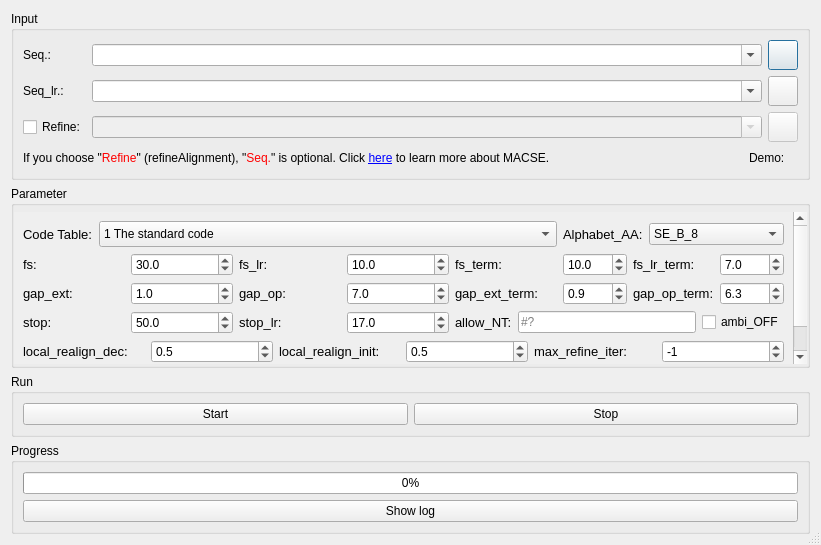
<?xml version="1.0" encoding="UTF-8"?>
<ui version="4.0">
 <class>MACSE</class>
 <widget class="QDialog" name="MACSE">
  <property name="geometry">
   <rect>
    <x>0</x>
    <y>0</y>
    <width>821</width>
    <height>545</height>
   </rect>
  </property>
  <property name="windowTitle">
   <string>MACSE</string>
  </property>
  <property name="styleSheet">
   <string notr="true"/>
  </property>
  <property name="sizeGripEnabled">
   <bool>true</bool>
  </property>
  <layout class="QVBoxLayout" name="verticalLayout">
   <item>
    <widget class="QGroupBox" name="groupBox_4">
     <property name="title">
      <string>Input</string>
     </property>
     <layout class="QVBoxLayout" name="verticalLayout_3">
      <item>
       <layout class="QGridLayout" name="gridLayout">
        <item row="0" column="0">
         <widget class="QLabel" name="label_4">
          <property name="toolTip">
           <string>Sequence file (fasta) containing reliable nucleotide sequences</string>
          </property>
          <property name="text">
           <string>Seq.:</string>
          </property>
         </widget>
        </item>
        <item row="0" column="1">
         <widget class="ListQCombobox" name="comboBox_4">
          <property name="sizePolicy">
           <sizepolicy hsizetype="Expanding" vsizetype="Fixed">
            <horstretch>0</horstretch>
            <verstretch>0</verstretch>
           </sizepolicy>
          </property>
          <property name="acceptDrops">
           <bool>true</bool>
          </property>
          <property name="toolTip">
           <string>Sequence file (fasta) containing reliable nucleotide sequences</string>
          </property>
          <property name="editable">
           <bool>true</bool>
          </property>
          <property name="sizeAdjustPolicy">
           <enum>QComboBox::AdjustToMinimumContentsLength</enum>
          </property>
         </widget>
        </item>
        <item row="0" column="2">
         <widget class="QPushButton" name="pushButton_3">
          <property name="sizePolicy">
           <sizepolicy hsizetype="Fixed" vsizetype="Fixed">
            <horstretch>0</horstretch>
            <verstretch>0</verstretch>
           </sizepolicy>
          </property>
          <property name="minimumSize">
           <size>
            <width>30</width>
            <height>30</height>
           </size>
          </property>
          <property name="maximumSize">
           <size>
            <width>30</width>
            <height>30</height>
           </size>
          </property>
          <property name="styleSheet">
           <string notr="true"/>
          </property>
          <property name="text">
           <string/>
          </property>
         </widget>
        </item>
        <item row="1" column="0">
         <widget class="QLabel" name="label_8">
          <property name="toolTip">
           <string>Sequence file (fasta) containing less reliable nucleotide sequences (e.g. pseudogenes). OPTIONAL!</string>
          </property>
          <property name="text">
           <string>Seq_lr.:</string>
          </property>
         </widget>
        </item>
        <item row="1" column="1">
         <widget class="ListQCombobox" name="comboBox_5">
          <property name="sizePolicy">
           <sizepolicy hsizetype="Expanding" vsizetype="Fixed">
            <horstretch>0</horstretch>
            <verstretch>0</verstretch>
           </sizepolicy>
          </property>
          <property name="acceptDrops">
           <bool>true</bool>
          </property>
          <property name="toolTip">
           <string>Sequence file (fasta) containing less reliable nucleotide sequences (e.g. pseudogenes)</string>
          </property>
          <property name="editable">
           <bool>true</bool>
          </property>
          <property name="sizeAdjustPolicy">
           <enum>QComboBox::AdjustToMinimumContentsLength</enum>
          </property>
         </widget>
        </item>
        <item row="1" column="2">
         <widget class="QPushButton" name="pushButton_4">
          <property name="sizePolicy">
           <sizepolicy hsizetype="Fixed" vsizetype="Fixed">
            <horstretch>0</horstretch>
            <verstretch>0</verstretch>
           </sizepolicy>
          </property>
          <property name="minimumSize">
           <size>
            <width>30</width>
            <height>30</height>
           </size>
          </property>
          <property name="maximumSize">
           <size>
            <width>30</width>
            <height>30</height>
           </size>
          </property>
          <property name="styleSheet">
           <string notr="true"/>
          </property>
          <property name="text">
           <string/>
          </property>
         </widget>
        </item>
        <item row="2" column="0">
         <widget class="QCheckBox" name="checkBox_2">
          <property name="toolTip">
           <string>Improves previously computed alignments via “refineAlignment” subprogram.</string>
          </property>
          <property name="text">
           <string>Refine:</string>
          </property>
         </widget>
        </item>
        <item row="2" column="1">
         <widget class="ListQCombobox" name="comboBox_7">
          <property name="enabled">
           <bool>false</bool>
          </property>
          <property name="sizePolicy">
           <sizepolicy hsizetype="Expanding" vsizetype="Fixed">
            <horstretch>0</horstretch>
            <verstretch>0</verstretch>
           </sizepolicy>
          </property>
          <property name="acceptDrops">
           <bool>true</bool>
          </property>
          <property name="toolTip">
           <string>Improves previously computed alignments via “refineAlignment” subprogram.</string>
          </property>
          <property name="editable">
           <bool>true</bool>
          </property>
          <property name="sizeAdjustPolicy">
           <enum>QComboBox::AdjustToMinimumContentsLength</enum>
          </property>
         </widget>
        </item>
        <item row="2" column="2">
         <widget class="QPushButton" name="pushButton_22">
          <property name="enabled">
           <bool>false</bool>
          </property>
          <property name="sizePolicy">
           <sizepolicy hsizetype="Fixed" vsizetype="Fixed">
            <horstretch>0</horstretch>
            <verstretch>0</verstretch>
           </sizepolicy>
          </property>
          <property name="minimumSize">
           <size>
            <width>30</width>
            <height>30</height>
           </size>
          </property>
          <property name="maximumSize">
           <size>
            <width>30</width>
            <height>30</height>
           </size>
          </property>
          <property name="styleSheet">
           <string notr="true"/>
          </property>
          <property name="text">
           <string/>
          </property>
         </widget>
        </item>
       </layout>
      </item>
      <item>
       <layout class="QHBoxLayout" name="horizontalLayout_3">
        <item>
         <widget class="QLabel" name="label_5">
          <property name="text">
           <string>&lt;html&gt;&lt;head/&gt;&lt;body&gt;&lt;p&gt;If you choose &amp;quot;&lt;span style=&quot; color:#ff0000;&quot;&gt;Refine&lt;/span&gt;&amp;quot; (refineAlignment), &amp;quot;&lt;span style=&quot; color:#ff0000;&quot;&gt;Seq.&lt;/span&gt;&amp;quot; is optional. Click &lt;a href=&quot;https://bioweb.supagro.inra.fr/macse/index.php?menu=intro&quot;&gt;&lt;span style=&quot; text-decoration: underline; color:#0000ff;&quot;&gt;here&lt;/span&gt;&lt;/a&gt; to learn more about MACSE.&lt;/p&gt;&lt;/body&gt;&lt;/html&gt;</string>
          </property>
          <property name="openExternalLinks">
           <bool>true</bool>
          </property>
         </widget>
        </item>
        <item>
         <spacer name="horizontalSpacer">
          <property name="orientation">
           <enum>Qt::Horizontal</enum>
          </property>
          <property name="sizeHint" stdset="0">
           <size>
            <width>63</width>
            <height>20</height>
           </size>
          </property>
         </spacer>
        </item>
        <item>
         <widget class="QLabel" name="label_3">
          <property name="text">
           <string>Demo:</string>
          </property>
         </widget>
        </item>
        <item>
         <widget class="ClickedLableGif" name="label_7">
          <property name="toolTip">
           <string>Brief example</string>
          </property>
          <property name="text">
           <string/>
          </property>
         </widget>
        </item>
       </layout>
      </item>
     </layout>
    </widget>
   </item>
   <item>
    <widget class="QGroupBox" name="groupBox_2">
     <property name="title">
      <string>Parameter</string>
     </property>
     <layout class="QGridLayout" name="gridLayout_2">
      <property name="leftMargin">
       <number>0</number>
      </property>
      <property name="topMargin">
       <number>6</number>
      </property>
      <property name="rightMargin">
       <number>0</number>
      </property>
      <property name="bottomMargin">
       <number>1</number>
      </property>
      <property name="horizontalSpacing">
       <number>0</number>
      </property>
      <item row="0" column="0">
       <widget class="QScrollArea" name="scrollArea">
        <property name="frameShape">
         <enum>QFrame::NoFrame</enum>
        </property>
        <property name="lineWidth">
         <number>0</number>
        </property>
        <property name="widgetResizable">
         <bool>true</bool>
        </property>
        <widget class="QWidget" name="scrollAreaWidgetContents">
         <property name="geometry">
          <rect>
           <x>0</x>
           <y>0</y>
           <width>801</width>
           <height>186</height>
          </rect>
         </property>
         <layout class="QGridLayout" name="gridLayout_3">
          <item row="0" column="0" colspan="5">
           <layout class="QHBoxLayout" name="horizontalLayout">
            <item>
             <widget class="QLabel" name="label_22">
              <property name="font">
               <font>
                <pointsize>10</pointsize>
               </font>
              </property>
              <property name="text">
               <string>Code Table:</string>
              </property>
             </widget>
            </item>
            <item>
             <widget class="QComboBox" name="comboBox_9">
              <property name="sizePolicy">
               <sizepolicy hsizetype="Expanding" vsizetype="Fixed">
                <horstretch>0</horstretch>
                <verstretch>0</verstretch>
               </sizepolicy>
              </property>
              <property name="minimumSize">
               <size>
                <width>114</width>
                <height>26</height>
               </size>
              </property>
              <property name="maximumSize">
               <size>
                <width>16777215</width>
                <height>26</height>
               </size>
              </property>
              <property name="styleSheet">
               <string notr="true"/>
              </property>
              <item>
               <property name="text">
                <string>1 The standard code</string>
               </property>
              </item>
              <item>
               <property name="text">
                <string>2 Vertebrate mitochondrial code</string>
               </property>
              </item>
              <item>
               <property name="text">
                <string>3 The Yeast Mitochondrial Code</string>
               </property>
              </item>
              <item>
               <property name="text">
                <string>4 Mold, Protozoan, and Coelenterate Mitochondrial code and Mycoplasma/Spiroplasma code</string>
               </property>
              </item>
              <item>
               <property name="text">
                <string>5 Invertebrate mitochondrial</string>
               </property>
              </item>
              <item>
               <property name="text">
                <string>6 The Ciliate, Dasycladacean and Hexamita Nuclear Code</string>
               </property>
              </item>
              <item>
               <property name="text">
                <string>9 Echinoderm and Flatworm mitochondrial code</string>
               </property>
              </item>
              <item>
               <property name="text">
                <string>10 The Euplotid Nuclear Code</string>
               </property>
              </item>
              <item>
               <property name="text">
                <string>11 The Bacterial, Archaeal and Plant Plastid Code</string>
               </property>
              </item>
              <item>
               <property name="text">
                <string>12 The Alternative Yeast Nuclear Code</string>
               </property>
              </item>
              <item>
               <property name="text">
                <string>13 Ascidian mitochondrial code</string>
               </property>
              </item>
              <item>
               <property name="text">
                <string>14 Alternative flatworm mitochondrial code</string>
               </property>
              </item>
              <item>
               <property name="text">
                <string>16 Chlorophycean Mitochondrial Code</string>
               </property>
              </item>
              <item>
               <property name="text">
                <string>21 Trematode Mitochondrial Code</string>
               </property>
              </item>
              <item>
               <property name="text">
                <string>22 Scenedesmus obliquus Mitochondrial Code</string>
               </property>
              </item>
              <item>
               <property name="text">
                <string>23 Thraustochytrium Mitochondrial Code</string>
               </property>
              </item>
              <item>
               <property name="text">
                <string>24 Pterobranchia Mitochondrial Code</string>
               </property>
              </item>
              <item>
               <property name="text">
                <string>25 Candidate Division SR1 and Gracilibacteria Code</string>
               </property>
              </item>
              <item>
               <property name="text">
                <string>26 Pachysolen tannophilus Nuclear Code</string>
               </property>
              </item>
              <item>
               <property name="text">
                <string>27 Karyorelict Nuclear</string>
               </property>
              </item>
              <item>
               <property name="text">
                <string>28 Condylostoma Nuclear</string>
               </property>
              </item>
              <item>
               <property name="text">
                <string>29 Mesodinium Nuclear</string>
               </property>
              </item>
              <item>
               <property name="text">
                <string>30 Peritrich Nuclear</string>
               </property>
              </item>
              <item>
               <property name="text">
                <string>31 Blastocrithidia Nuclear</string>
               </property>
              </item>
             </widget>
            </item>
           </layout>
          </item>
          <item row="0" column="5" colspan="3">
           <layout class="QHBoxLayout" name="horizontalLayout_2">
            <item>
             <widget class="QLabel" name="label_33">
              <property name="font">
               <font>
                <pointsize>10</pointsize>
               </font>
              </property>
              <property name="toolTip">
               <string>Compressed amino acid alphabet used to compute initial pairwise distances or to identify homologous fragments.</string>
              </property>
              <property name="text">
               <string>Alphabet_AA:</string>
              </property>
             </widget>
            </item>
            <item>
             <widget class="QComboBox" name="comboBox">
              <property name="sizePolicy">
               <sizepolicy hsizetype="Expanding" vsizetype="Fixed">
                <horstretch>0</horstretch>
                <verstretch>0</verstretch>
               </sizepolicy>
              </property>
              <property name="toolTip">
               <string>Compressed amino acid alphabet used to compute initial pairwise distances or to identify homologous fragments.</string>
              </property>
              <property name="currentIndex">
               <number>0</number>
              </property>
              <item>
               <property name="text">
                <string>SE_B_8</string>
               </property>
              </item>
              <item>
               <property name="text">
                <string>Dayhoff_6</string>
               </property>
              </item>
              <item>
               <property name="text">
                <string>Li_A_10</string>
               </property>
              </item>
              <item>
               <property name="text">
                <string>Li_B_10</string>
               </property>
              </item>
              <item>
               <property name="text">
                <string>Murphy_10</string>
               </property>
              </item>
              <item>
               <property name="text">
                <string>SE_B_10</string>
               </property>
              </item>
              <item>
               <property name="text">
                <string>SE_B_14</string>
               </property>
              </item>
              <item>
               <property name="text">
                <string>SE_B_6</string>
               </property>
              </item>
              <item>
               <property name="text">
                <string>SE_V_10</string>
               </property>
              </item>
              <item>
               <property name="text">
                <string>Solis_D_10</string>
               </property>
              </item>
              <item>
               <property name="text">
                <string>Solis_G_10</string>
               </property>
              </item>
             </widget>
            </item>
           </layout>
          </item>
          <item row="1" column="0">
           <widget class="QLabel" name="label_23">
            <property name="font">
             <font>
              <pointsize>10</pointsize>
             </font>
            </property>
            <property name="toolTip">
             <string>Cost of a frameshift in reliable sequences (those of &quot;seq.&quot; file)</string>
            </property>
            <property name="text">
             <string>fs: </string>
            </property>
           </widget>
          </item>
          <item row="1" column="1">
           <widget class="QDoubleSpinBox" name="doubleSpinBox">
            <property name="toolTip">
             <string>Cost of a frameshift in reliable sequences (those of &quot;seq.&quot; file)</string>
            </property>
            <property name="prefix">
             <string/>
            </property>
            <property name="decimals">
             <number>1</number>
            </property>
            <property name="maximum">
             <double>9999.000000000000000</double>
            </property>
            <property name="value">
             <double>30.000000000000000</double>
            </property>
           </widget>
          </item>
          <item row="1" column="2">
           <widget class="QLabel" name="label_24">
            <property name="font">
             <font>
              <pointsize>10</pointsize>
             </font>
            </property>
            <property name="toolTip">
             <string>Cost of a frameshift in less reliable sequences (those of &quot;seq_lr&quot; file)</string>
            </property>
            <property name="text">
             <string>fs_lr: </string>
            </property>
           </widget>
          </item>
          <item row="1" column="3">
           <widget class="QDoubleSpinBox" name="doubleSpinBox_2">
            <property name="toolTip">
             <string>Cost of a frameshift in less reliable sequences (those of &quot;seq_lr&quot; file)</string>
            </property>
            <property name="prefix">
             <string/>
            </property>
            <property name="decimals">
             <number>1</number>
            </property>
            <property name="maximum">
             <double>9999.000000000000000</double>
            </property>
            <property name="value">
             <double>10.000000000000000</double>
            </property>
           </widget>
          </item>
          <item row="1" column="4">
           <widget class="QLabel" name="label_26">
            <property name="font">
             <font>
              <pointsize>10</pointsize>
             </font>
            </property>
            <property name="toolTip">
             <string>Cost of a terminal frameshift (those in the first and last codon) in a reliable sequences (those of &quot;seq.&quot; file)</string>
            </property>
            <property name="text">
             <string>fs_term: </string>
            </property>
           </widget>
          </item>
          <item row="1" column="5">
           <widget class="QDoubleSpinBox" name="doubleSpinBox_4">
            <property name="toolTip">
             <string>Cost of a terminal frameshift (those in the first and last codon) in a reliable sequences (those of &quot;seq.&quot; file)</string>
            </property>
            <property name="prefix">
             <string/>
            </property>
            <property name="decimals">
             <number>1</number>
            </property>
            <property name="maximum">
             <double>9999.000000000000000</double>
            </property>
            <property name="value">
             <double>10.000000000000000</double>
            </property>
           </widget>
          </item>
          <item row="1" column="6">
           <widget class="QLabel" name="label_25">
            <property name="font">
             <font>
              <pointsize>10</pointsize>
             </font>
            </property>
            <property name="toolTip">
             <string>Cost of a terminal frameshift (those in the first and last codon) in a less reliable sequences (those of &quot;seq_lr&quot; file)</string>
            </property>
            <property name="text">
             <string>fs_lr_term: </string>
            </property>
           </widget>
          </item>
          <item row="1" column="7">
           <widget class="QDoubleSpinBox" name="doubleSpinBox_3">
            <property name="toolTip">
             <string>Cost of a terminal frameshift (those in the first and last codon) in a less reliable sequences (those of &quot;seq_lr&quot; file)</string>
            </property>
            <property name="prefix">
             <string/>
            </property>
            <property name="decimals">
             <number>1</number>
            </property>
            <property name="maximum">
             <double>9999.000000000000000</double>
            </property>
            <property name="value">
             <double>7.000000000000000</double>
            </property>
           </widget>
          </item>
          <item row="2" column="0">
           <widget class="QLabel" name="label_29">
            <property name="font">
             <font>
              <pointsize>10</pointsize>
             </font>
            </property>
            <property name="toolTip">
             <string>Cost of internal gap extension</string>
            </property>
            <property name="text">
             <string>gap_ext:</string>
            </property>
           </widget>
          </item>
          <item row="2" column="1">
           <widget class="QDoubleSpinBox" name="doubleSpinBox_7">
            <property name="toolTip">
             <string>Cost of internal gap extension</string>
            </property>
            <property name="prefix">
             <string/>
            </property>
            <property name="decimals">
             <number>1</number>
            </property>
            <property name="maximum">
             <double>9999.000000000000000</double>
            </property>
            <property name="singleStep">
             <double>0.100000000000000</double>
            </property>
            <property name="value">
             <double>1.000000000000000</double>
            </property>
           </widget>
          </item>
          <item row="2" column="2">
           <widget class="QLabel" name="label_31">
            <property name="font">
             <font>
              <pointsize>10</pointsize>
             </font>
            </property>
            <property name="toolTip">
             <string>Cost of internal gap opening</string>
            </property>
            <property name="text">
             <string>gap_op:</string>
            </property>
           </widget>
          </item>
          <item row="2" column="3">
           <widget class="QDoubleSpinBox" name="doubleSpinBox_8">
            <property name="toolTip">
             <string>Cost of internal gap opening</string>
            </property>
            <property name="prefix">
             <string/>
            </property>
            <property name="decimals">
             <number>1</number>
            </property>
            <property name="maximum">
             <double>9999.000000000000000</double>
            </property>
            <property name="singleStep">
             <double>0.100000000000000</double>
            </property>
            <property name="value">
             <double>7.000000000000000</double>
            </property>
           </widget>
          </item>
          <item row="2" column="4">
           <widget class="QLabel" name="label_30">
            <property name="font">
             <font>
              <pointsize>10</pointsize>
             </font>
            </property>
            <property name="toolTip">
             <string>Cost of terminal gap extension (e.g. those before the first nucleotide and after the last one)</string>
            </property>
            <property name="text">
             <string>gap_ext_term:</string>
            </property>
           </widget>
          </item>
          <item row="2" column="5">
           <widget class="QDoubleSpinBox" name="doubleSpinBox_9">
            <property name="toolTip">
             <string>Cost of terminal gap extension (e.g. those before the first nucleotide and after the last one)</string>
            </property>
            <property name="prefix">
             <string/>
            </property>
            <property name="decimals">
             <number>1</number>
            </property>
            <property name="maximum">
             <double>9999.000000000000000</double>
            </property>
            <property name="singleStep">
             <double>0.100000000000000</double>
            </property>
            <property name="value">
             <double>0.900000000000000</double>
            </property>
           </widget>
          </item>
          <item row="2" column="6">
           <widget class="QLabel" name="label_32">
            <property name="font">
             <font>
              <pointsize>10</pointsize>
             </font>
            </property>
            <property name="toolTip">
             <string>Cost of terminal gap opening (e.g. those before the first nucleotide and after the last one)</string>
            </property>
            <property name="text">
             <string>gap_op_term:</string>
            </property>
           </widget>
          </item>
          <item row="2" column="7">
           <widget class="QDoubleSpinBox" name="doubleSpinBox_10">
            <property name="toolTip">
             <string>Cost of terminal gap opening (e.g. those before the first nucleotide and after the last one)</string>
            </property>
            <property name="prefix">
             <string/>
            </property>
            <property name="decimals">
             <number>1</number>
            </property>
            <property name="maximum">
             <double>9999.000000000000000</double>
            </property>
            <property name="singleStep">
             <double>0.100000000000000</double>
            </property>
            <property name="value">
             <double>6.300000000000000</double>
            </property>
           </widget>
          </item>
          <item row="3" column="0">
           <widget class="QLabel" name="label_27">
            <property name="font">
             <font>
              <pointsize>10</pointsize>
             </font>
            </property>
            <property name="toolTip">
             <string>Cost of a stop codon in reliable sequences, it should be less than twice the cost of a frameshift in those sequences</string>
            </property>
            <property name="text">
             <string>stop:</string>
            </property>
           </widget>
          </item>
          <item row="3" column="1">
           <widget class="QDoubleSpinBox" name="doubleSpinBox_5">
            <property name="toolTip">
             <string>Cost of a stop codon in reliable sequences, it should be less than twice the cost of a frameshift in those sequences</string>
            </property>
            <property name="prefix">
             <string/>
            </property>
            <property name="decimals">
             <number>1</number>
            </property>
            <property name="maximum">
             <double>9999.000000000000000</double>
            </property>
            <property name="value">
             <double>50.000000000000000</double>
            </property>
           </widget>
          </item>
          <item row="3" column="2">
           <widget class="QLabel" name="label_28">
            <property name="font">
             <font>
              <pointsize>10</pointsize>
             </font>
            </property>
            <property name="toolTip">
             <string>Cost of a stop codon in less reliable sequences, it should be less than twice the cost of a frameshift in those sequences</string>
            </property>
            <property name="text">
             <string>stop_lr:</string>
            </property>
           </widget>
          </item>
          <item row="3" column="3">
           <widget class="QDoubleSpinBox" name="doubleSpinBox_6">
            <property name="toolTip">
             <string>Cost of a stop codon in less reliable sequences, it should be less than twice the cost of a frameshift in those sequences</string>
            </property>
            <property name="prefix">
             <string/>
            </property>
            <property name="decimals">
             <number>1</number>
            </property>
            <property name="maximum">
             <double>9999.000000000000000</double>
            </property>
            <property name="value">
             <double>17.000000000000000</double>
            </property>
           </widget>
          </item>
          <item row="3" column="4" colspan="4">
           <layout class="QHBoxLayout" name="horizontalLayout_7">
            <item>
             <widget class="QLabel" name="label_34">
              <property name="font">
               <font>
                <pointsize>10</pointsize>
               </font>
              </property>
              <property name="toolTip">
               <string>Extra nucleotide characters to consider as N</string>
              </property>
              <property name="text">
               <string>allow_NT:</string>
              </property>
             </widget>
            </item>
            <item>
             <widget class="QLineEdit" name="lineEdit">
              <property name="toolTip">
               <string>Extra nucleotide characters to consider as N</string>
              </property>
              <property name="placeholderText">
               <string>#?</string>
              </property>
             </widget>
            </item>
            <item>
             <widget class="QCheckBox" name="checkBox">
              <property name="toolTip">
               <string>Disables ambiguities management (e.g. a 'TCN' codon will be translated into an unknown amono acid instead of a serine (S))</string>
              </property>
              <property name="text">
               <string>ambi_OFF</string>
              </property>
             </widget>
            </item>
           </layout>
          </item>
          <item row="4" column="0" colspan="8">
           <layout class="QHBoxLayout" name="horizontalLayout_6">
            <item>
             <widget class="QLabel" name="label_35">
              <property name="font">
               <font>
                <pointsize>10</pointsize>
               </font>
              </property>
              <property name="toolTip">
               <string>If smaller than 1 each refinement loop will be faster than the previous one by focusing on a smaller interval alignment improvement steps (the lower this value the faster the refinements, possitive values [0-1])</string>
              </property>
              <property name="text">
               <string>local_realign_dec:</string>
              </property>
             </widget>
            </item>
            <item>
             <widget class="QDoubleSpinBox" name="doubleSpinBox_11">
              <property name="toolTip">
               <string>If smaller than 1 each refinement loop will be faster than the previous one by focusing on a smaller interval alignment improvement steps (the lower this value the faster the refinements, possitive values [0-1])</string>
              </property>
              <property name="prefix">
               <string/>
              </property>
              <property name="decimals">
               <number>1</number>
              </property>
              <property name="maximum">
               <double>1.000000000000000</double>
              </property>
              <property name="singleStep">
               <double>0.100000000000000</double>
              </property>
              <property name="value">
               <double>0.500000000000000</double>
              </property>
             </widget>
            </item>
            <item>
             <widget class="QLabel" name="label_36">
              <property name="font">
               <font>
                <pointsize>10</pointsize>
               </font>
              </property>
              <property name="toolTip">
               <string>If smaller than 1 the first refinement loop will consider only local improvement (the lower this value the faster the initial refinement, possible values [0-1])</string>
              </property>
              <property name="text">
               <string>local_realign_init:</string>
              </property>
             </widget>
            </item>
            <item>
             <widget class="QDoubleSpinBox" name="doubleSpinBox_12">
              <property name="toolTip">
               <string>If smaller than 1 the first refinement loop will consider only local improvement (the lower this value the faster the initial refinement, possible values [0-1])</string>
              </property>
              <property name="prefix">
               <string/>
              </property>
              <property name="decimals">
               <number>1</number>
              </property>
              <property name="maximum">
               <double>1.000000000000000</double>
              </property>
              <property name="singleStep">
               <double>0.100000000000000</double>
              </property>
              <property name="value">
               <double>0.500000000000000</double>
              </property>
             </widget>
            </item>
            <item>
             <widget class="QLabel" name="label_37">
              <property name="font">
               <font>
                <pointsize>10</pointsize>
               </font>
              </property>
              <property name="toolTip">
               <string>The max number of refinement iterations when optimizing alignment (-1 = no iteration limit)</string>
              </property>
              <property name="text">
               <string>max_refine_iter:</string>
              </property>
             </widget>
            </item>
            <item>
             <widget class="QSpinBox" name="spinBox">
              <property name="toolTip">
               <string>The max number of refinement iterations when optimizing alignment (-1 = no iteration limit)</string>
              </property>
              <property name="minimum">
               <number>-99999</number>
              </property>
              <property name="maximum">
               <number>99999</number>
              </property>
              <property name="value">
               <number>-1</number>
              </property>
             </widget>
            </item>
           </layout>
          </item>
          <item row="5" column="0" colspan="8">
           <layout class="QHBoxLayout" name="horizontalLayout_8">
            <item>
             <widget class="QLabel" name="label_38">
              <property name="font">
               <font>
                <pointsize>10</pointsize>
               </font>
              </property>
              <property name="toolTip">
               <string>Optimization parameter (0=none, 1=basic leaf cut, 2=standard branch cut)</string>
              </property>
              <property name="text">
               <string>optimization:</string>
              </property>
             </widget>
            </item>
            <item>
             <widget class="QComboBox" name="comboBox_2">
              <property name="sizePolicy">
               <sizepolicy hsizetype="Expanding" vsizetype="Fixed">
                <horstretch>0</horstretch>
                <verstretch>0</verstretch>
               </sizepolicy>
              </property>
              <property name="toolTip">
               <string>Optimization parameter (0=none, 1=basic leaf cut, 2=standard branch cut)</string>
              </property>
              <property name="currentIndex">
               <number>0</number>
              </property>
              <item>
               <property name="text">
                <string>STANDARD</string>
               </property>
              </item>
              <item>
               <property name="text">
                <string>NONE</string>
               </property>
              </item>
              <item>
               <property name="text">
                <string>BASIC</string>
               </property>
              </item>
             </widget>
            </item>
            <item>
             <widget class="QLabel" name="label_39">
              <property name="font">
               <font>
                <pointsize>10</pointsize>
               </font>
              </property>
              <property name="toolTip">
               <string>Amino acid score matrix to use</string>
              </property>
              <property name="text">
               <string>score matrix:</string>
              </property>
             </widget>
            </item>
            <item>
             <widget class="QComboBox" name="comboBox_3">
              <property name="sizePolicy">
               <sizepolicy hsizetype="Expanding" vsizetype="Fixed">
                <horstretch>0</horstretch>
                <verstretch>0</verstretch>
               </sizepolicy>
              </property>
              <property name="toolTip">
               <string>Amino acid score matrix to use</string>
              </property>
              <property name="currentIndex">
               <number>0</number>
              </property>
              <item>
               <property name="text">
                <string>BLOSUM62</string>
               </property>
              </item>
              <item>
               <property name="text">
                <string>VTML200_BIS</string>
               </property>
              </item>
              <item>
               <property name="text">
                <string>VTML240</string>
               </property>
              </item>
             </widget>
            </item>
            <item>
             <widget class="QLabel" name="label_40">
              <property name="font">
               <font>
                <pointsize>10</pointsize>
               </font>
              </property>
              <property name="toolTip">
               <string>Amino acid score matrix to use</string>
              </property>
              <property name="text">
               <string>thread:</string>
              </property>
             </widget>
            </item>
            <item>
             <widget class="QComboBox" name="comboBox_6">
              <property name="sizePolicy">
               <sizepolicy hsizetype="Expanding" vsizetype="Fixed">
                <horstretch>0</horstretch>
                <verstretch>0</verstretch>
               </sizepolicy>
              </property>
              <property name="toolTip">
               <string>Amino acid score matrix to use</string>
              </property>
              <property name="currentIndex">
               <number>-1</number>
              </property>
             </widget>
            </item>
           </layout>
          </item>
         </layout>
        </widget>
       </widget>
      </item>
     </layout>
    </widget>
   </item>
   <item>
    <widget class="QGroupBox" name="groupBox_3">
     <property name="title">
      <string>Run</string>
     </property>
     <layout class="QHBoxLayout" name="horizontalLayout_4" stretch="1,1">
      <item>
       <widget class="ArrowPushButton" name="pushButton">
        <property name="text">
         <string>Start</string>
        </property>
        <property name="icon">
         <iconset resource="../myRes.qrc">
          <normaloff>:/picture/resourses/if_start_60207.png</normaloff>:/picture/resourses/if_start_60207.png</iconset>
        </property>
       </widget>
      </item>
      <item>
       <widget class="QPushButton" name="pushButton_2">
        <property name="text">
         <string>Stop</string>
        </property>
        <property name="icon">
         <iconset resource="../myRes.qrc">
          <normaloff>:/picture/resourses/if_Delete_1493279.png</normaloff>:/picture/resourses/if_Delete_1493279.png</iconset>
        </property>
       </widget>
      </item>
     </layout>
    </widget>
   </item>
   <item>
    <widget class="QGroupBox" name="groupBox">
     <property name="sizePolicy">
      <sizepolicy hsizetype="Preferred" vsizetype="Preferred">
       <horstretch>0</horstretch>
       <verstretch>0</verstretch>
      </sizepolicy>
     </property>
     <property name="title">
      <string>Progress</string>
     </property>
     <layout class="QVBoxLayout" name="verticalLayout_2">
      <item>
       <widget class="QProgressBar" name="progressBar">
        <property name="value">
         <number>0</number>
        </property>
       </widget>
      </item>
      <item>
       <widget class="QPushButton" name="pushButton_9">
        <property name="sizePolicy">
         <sizepolicy hsizetype="Expanding" vsizetype="Fixed">
          <horstretch>0</horstretch>
          <verstretch>0</verstretch>
         </sizepolicy>
        </property>
        <property name="text">
         <string>Show log</string>
        </property>
        <property name="icon">
         <iconset resource="../myRes.qrc">
          <normaloff>:/picture/resourses/Eye_Care_Services-512.png</normaloff>:/picture/resourses/Eye_Care_Services-512.png</iconset>
        </property>
       </widget>
      </item>
     </layout>
    </widget>
   </item>
  </layout>
 </widget>
 <customwidgets>
  <customwidget>
   <class>ListQCombobox</class>
   <extends>QComboBox</extends>
   <header>src.CustomWidget.h</header>
  </customwidget>
  <customwidget>
   <class>ArrowPushButton</class>
   <extends>QPushButton</extends>
   <header>src.CustomWidget.h</header>
  </customwidget>
  <customwidget>
   <class>ClickedLableGif</class>
   <extends>QLabel</extends>
   <header>src.CustomWidget.h</header>
  </customwidget>
 </customwidgets>
 <tabstops>
  <tabstop>pushButton_3</tabstop>
  <tabstop>comboBox_4</tabstop>
  <tabstop>comboBox_9</tabstop>
  <tabstop>pushButton_9</tabstop>
 </tabstops>
 <resources>
  <include location="../myRes.qrc"/>
 </resources>
 <connections>
  <connection>
   <sender>checkBox_2</sender>
   <signal>toggled(bool)</signal>
   <receiver>comboBox_7</receiver>
   <slot>setEnabled(bool)</slot>
   <hints>
    <hint type="sourcelabel">
     <x>60</x>
     <y>116</y>
    </hint>
    <hint type="destinationlabel">
     <x>181</x>
     <y>118</y>
    </hint>
   </hints>
  </connection>
  <connection>
   <sender>checkBox_2</sender>
   <signal>toggled(bool)</signal>
   <receiver>pushButton_22</receiver>
   <slot>setEnabled(bool)</slot>
   <hints>
    <hint type="sourcelabel">
     <x>62</x>
     <y>115</y>
    </hint>
    <hint type="destinationlabel">
     <x>591</x>
     <y>119</y>
    </hint>
   </hints>
  </connection>
 </connections>
</ui>
